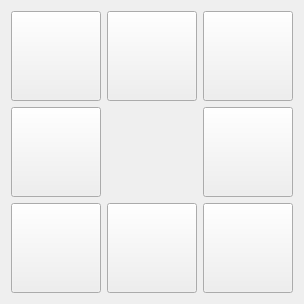
<?xml version="1.0" encoding="UTF-8"?>
<ui version="4.0">
 <class>Form</class>
 <widget class="QWidget" name="Form">
  <property name="geometry">
   <rect>
    <x>0</x>
    <y>0</y>
    <width>302</width>
    <height>302</height>
   </rect>
  </property>
  <property name="windowTitle">
   <string>Form</string>
  </property>
  <property name="windowOpacity">
   <double>1.000000000000000</double>
  </property>
  <layout class="QGridLayout" name="gridLayout_2">
   <item row="0" column="0">
    <layout class="QGridLayout" name="gridLayout">
     <item row="2" column="2">
      <widget class="QPushButton" name="btn4">
       <property name="sizePolicy">
        <sizepolicy hsizetype="Fixed" vsizetype="Fixed">
         <horstretch>0</horstretch>
         <verstretch>0</verstretch>
        </sizepolicy>
       </property>
       <property name="minimumSize">
        <size>
         <width>90</width>
         <height>90</height>
        </size>
       </property>
       <property name="maximumSize">
        <size>
         <width>90</width>
         <height>90</height>
        </size>
       </property>
       <property name="focusPolicy">
        <enum>Qt::NoFocus</enum>
       </property>
       <property name="text">
        <string/>
       </property>
       <property name="flat">
        <bool>false</bool>
       </property>
      </widget>
     </item>
     <item row="2" column="0">
      <widget class="QPushButton" name="btn6">
       <property name="sizePolicy">
        <sizepolicy hsizetype="Fixed" vsizetype="Fixed">
         <horstretch>0</horstretch>
         <verstretch>0</verstretch>
        </sizepolicy>
       </property>
       <property name="minimumSize">
        <size>
         <width>90</width>
         <height>90</height>
        </size>
       </property>
       <property name="maximumSize">
        <size>
         <width>90</width>
         <height>90</height>
        </size>
       </property>
       <property name="focusPolicy">
        <enum>Qt::NoFocus</enum>
       </property>
       <property name="text">
        <string/>
       </property>
       <property name="flat">
        <bool>false</bool>
       </property>
      </widget>
     </item>
     <item row="1" column="0">
      <widget class="QPushButton" name="btn7">
       <property name="sizePolicy">
        <sizepolicy hsizetype="Fixed" vsizetype="Fixed">
         <horstretch>0</horstretch>
         <verstretch>0</verstretch>
        </sizepolicy>
       </property>
       <property name="minimumSize">
        <size>
         <width>90</width>
         <height>90</height>
        </size>
       </property>
       <property name="maximumSize">
        <size>
         <width>90</width>
         <height>90</height>
        </size>
       </property>
       <property name="focusPolicy">
        <enum>Qt::NoFocus</enum>
       </property>
       <property name="text">
        <string/>
       </property>
       <property name="flat">
        <bool>false</bool>
       </property>
      </widget>
     </item>
     <item row="1" column="2">
      <widget class="QPushButton" name="btn3">
       <property name="sizePolicy">
        <sizepolicy hsizetype="Fixed" vsizetype="Fixed">
         <horstretch>0</horstretch>
         <verstretch>0</verstretch>
        </sizepolicy>
       </property>
       <property name="minimumSize">
        <size>
         <width>90</width>
         <height>90</height>
        </size>
       </property>
       <property name="maximumSize">
        <size>
         <width>90</width>
         <height>90</height>
        </size>
       </property>
       <property name="focusPolicy">
        <enum>Qt::NoFocus</enum>
       </property>
       <property name="text">
        <string/>
       </property>
       <property name="flat">
        <bool>false</bool>
       </property>
      </widget>
     </item>
     <item row="0" column="2">
      <widget class="QPushButton" name="btn2">
       <property name="sizePolicy">
        <sizepolicy hsizetype="Fixed" vsizetype="Fixed">
         <horstretch>0</horstretch>
         <verstretch>0</verstretch>
        </sizepolicy>
       </property>
       <property name="minimumSize">
        <size>
         <width>90</width>
         <height>90</height>
        </size>
       </property>
       <property name="maximumSize">
        <size>
         <width>90</width>
         <height>90</height>
        </size>
       </property>
       <property name="focusPolicy">
        <enum>Qt::NoFocus</enum>
       </property>
       <property name="text">
        <string/>
       </property>
       <property name="flat">
        <bool>false</bool>
       </property>
      </widget>
     </item>
     <item row="2" column="1">
      <widget class="QPushButton" name="btn5">
       <property name="sizePolicy">
        <sizepolicy hsizetype="Fixed" vsizetype="Fixed">
         <horstretch>0</horstretch>
         <verstretch>0</verstretch>
        </sizepolicy>
       </property>
       <property name="minimumSize">
        <size>
         <width>90</width>
         <height>90</height>
        </size>
       </property>
       <property name="maximumSize">
        <size>
         <width>90</width>
         <height>90</height>
        </size>
       </property>
       <property name="focusPolicy">
        <enum>Qt::NoFocus</enum>
       </property>
       <property name="text">
        <string/>
       </property>
       <property name="flat">
        <bool>false</bool>
       </property>
      </widget>
     </item>
     <item row="0" column="0">
      <widget class="QPushButton" name="btn8">
       <property name="sizePolicy">
        <sizepolicy hsizetype="Fixed" vsizetype="Fixed">
         <horstretch>0</horstretch>
         <verstretch>0</verstretch>
        </sizepolicy>
       </property>
       <property name="minimumSize">
        <size>
         <width>90</width>
         <height>90</height>
        </size>
       </property>
       <property name="maximumSize">
        <size>
         <width>90</width>
         <height>90</height>
        </size>
       </property>
       <property name="focusPolicy">
        <enum>Qt::NoFocus</enum>
       </property>
       <property name="text">
        <string/>
       </property>
       <property name="flat">
        <bool>false</bool>
       </property>
      </widget>
     </item>
     <item row="0" column="1">
      <widget class="QPushButton" name="btn1">
       <property name="sizePolicy">
        <sizepolicy hsizetype="Fixed" vsizetype="Fixed">
         <horstretch>0</horstretch>
         <verstretch>0</verstretch>
        </sizepolicy>
       </property>
       <property name="minimumSize">
        <size>
         <width>90</width>
         <height>90</height>
        </size>
       </property>
       <property name="maximumSize">
        <size>
         <width>90</width>
         <height>90</height>
        </size>
       </property>
       <property name="focusPolicy">
        <enum>Qt::NoFocus</enum>
       </property>
       <property name="styleSheet">
        <string notr="true"/>
       </property>
       <property name="text">
        <string/>
       </property>
       <property name="flat">
        <bool>false</bool>
       </property>
      </widget>
     </item>
    </layout>
   </item>
  </layout>
 </widget>
 <resources>
  <include location="../DsgTools/resources.qrc"/>
 </resources>
 <connections/>
</ui>
